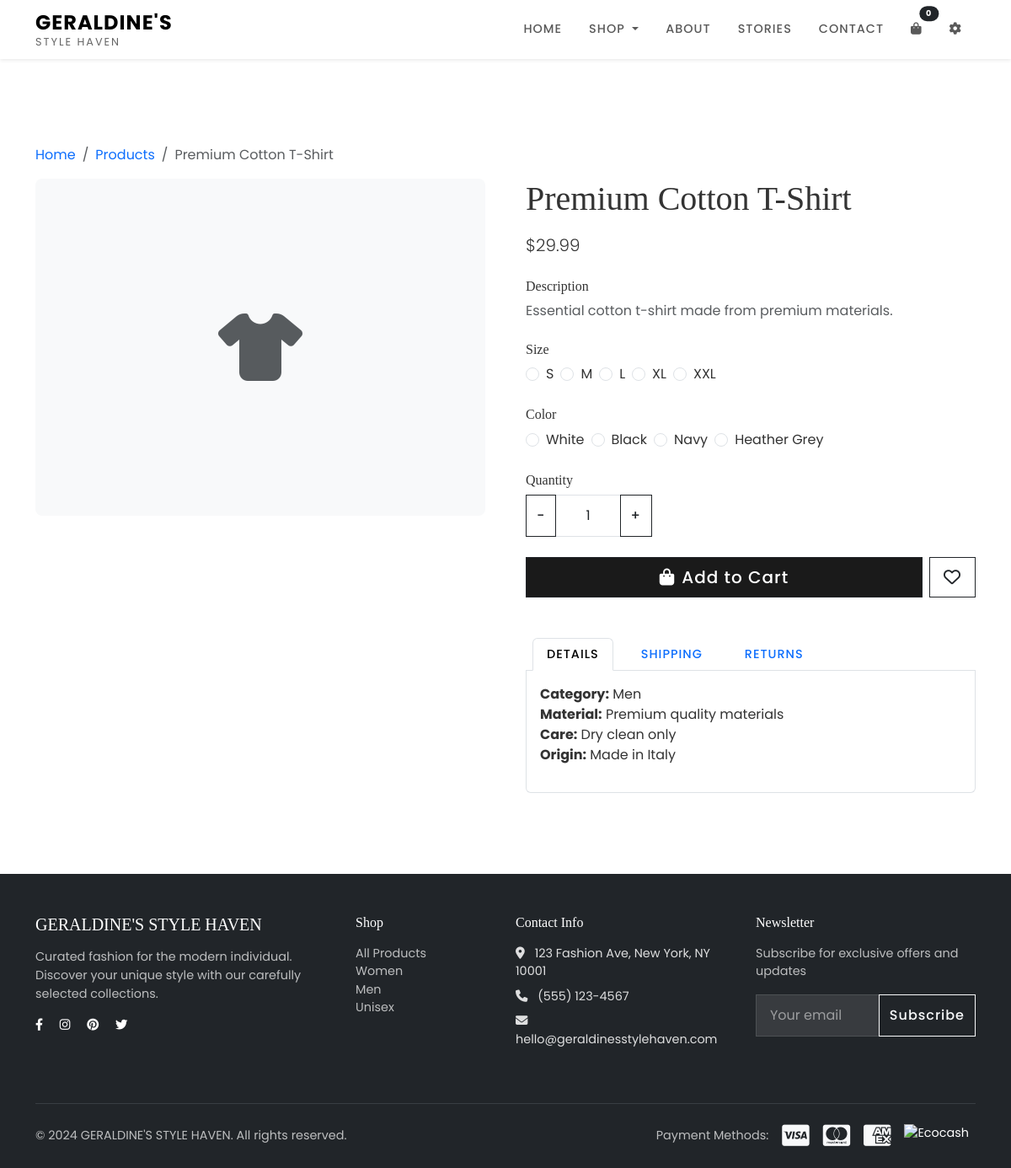
The app's page /product/2 with its own data.
### app.py (models this page shows)
class Product(db.Model):
    id = db.Column(db.Integer, primary_key=True)
    name = db.Column(db.String(100), nullable=False)
    price = db.Column(db.Float, nullable=False)
    description = db.Column(db.Text, nullable=False)
    category = db.Column(db.String(50), nullable=False)
    image = db.Column(db.String(200))
    sizes = db.Column(db.String(200))
    colors = db.Column(db.String(200))
    quantity = db.Column(db.Integer, default=0)
    in_stock = db.Column(db.Boolean, default=True)
    created_at = db.Column(db.DateTime, default=datetime.utcnow)
    def get_sizes_list(self):
        return self.sizes.split(',') if self.sizes else []
    def get_colors_list(self):
        return self.colors.split(',') if self.colors else []

### app.py (the view)
@app.route('/product/<int:product_id>')
def product_detail(product_id):
    product = Product.query.get_or_404(product_id)
    return render_template('product-detail.html', product=product)

### templates/product-detail.html (shortened to what this page needs)
{% extends "base.html" %}
{% block content %}
<section class="py-5 mt-5">
    <div class="container">
        <nav aria-label="breadcrumb">
            <ol class="breadcrumb">
                <li class="breadcrumb-item"><a href="{{ url_for('index') }}" class="text-decoration-none">Home</a></li>
                <li class="breadcrumb-item"><a href="{{ url_for('products') }}" class="text-decoration-none">Products</a></li>
                <li class="breadcrumb-item active" aria-current="page">{{ product.name }}</li>
            </ol>
        </nav>
        <div class="row g-5">
            <div class="col-md-6">
                <div class="position-relative">
                </div>
            </div>
            <div class="col-md-6">
                <h1 class="display-6 mb-3">{{ product.name }}</h1>
                <p class="lead mb-4">${{ "%.2f"|format(product.price) }}</p>
                <div class="mb-4">
                    <h6 class="mb-2">Description</h6>
                    <p class="text-muted">{{ product.description }}</p>
                </div>
                <div class="mb-4">
                    <h6 class="mb-2">Size</h6>
                    <div class="d-flex flex-wrap gap-2">
                        {% for size in product.get_sizes_list() %}
                        <div class="form-check">
                            <input class="form-check-input" type="radio" name="size" id="size{{ size }}" value="{{ size }}">
                            <label class="form-check-label" for="size{{ size }}">
                                {{ size }}
                            </label>
                        </div>
                        {% endfor %}
                    </div>
                </div>
                {% if product.get_colors_list() %}
                <div class="mb-4">
                    <h6 class="mb-2">Color</h6>
                    <div class="d-flex flex-wrap gap-2">
                        {% for color in product.get_colors_list() %}
                        <div class="form-check">
                            <input class="form-check-input" type="radio" name="color" id="color{{ color }}" value="{{ color }}">
                            <label class="form-check-label" for="color{{ color }}">
                                {{ color }}
                            </label>
                        </div>
                        {% endfor %}
                    </div>
                </div>
                {% endif %}
                <div class="mb-4">
                    <h6 class="mb-2">Quantity</h6>
                    <div class="input-group" style="width: 150px;">
                        <button class="btn btn-outline-dark" type="button" onclick="decrementQuantity()">-</button>
                        <input type="number" class="form-control text-center" id="quantity" value="1" min="1" max="10">
                        <button class="btn btn-outline-dark" type="button" onclick="incrementQuantity()">+</button>
                    </div>
                </div>
                {% if product.in_stock %}
                <div class="d-grid gap-2 d-md-flex">
                    <button class="btn btn-dark btn-lg flex-grow-1" onclick="addToCart()">
                        <i class="fas fa-shopping-bag me-2"></i>Add to Cart
                    </button>
                    <button class="btn btn-outline-dark btn-lg">
                        <i class="far fa-heart"></i>
                    </button>
                </div>
                {% else %}
                <div class="alert alert-danger">
                    <i class="fas fa-times-circle me-2"></i>This product is currently <strong>out of stock</strong>. Please check back later.
                </div>
                {% endif %}
                <div class="mt-5">
                    <ul class="nav nav-tabs" id="productTab" role="tablist">
                        <li class="nav-item" role="presentation">
                            <button class="nav-link active" id="details-tab" data-bs-toggle="tab" data-bs-target="#details" type="button" role="tab">Details</button>
                        </li>
                        <li class="nav-item" role="presentation">
                            <button class="nav-link" id="shipping-tab" data-bs-toggle="tab" data-bs-target="#shipping" type="button" role="tab">Shipping</button>
                        </li>
                        <li class="nav-item" role="presentation">
                            <button class="nav-link" id="returns-tab" data-bs-toggle="tab" data-bs-target="#returns" type="button" role="tab">Returns</button>
                        </li>
                    </ul>
                    <div class="tab-content p-3 border border-top-0 rounded-bottom" id="productTabContent">
                        <div class="tab-pane fade show active" id="details" role="tabpanel">
                            <ul class="list-unstyled">
                                <li><strong>Category:</strong> {{ product.category }}</li>
                                <li><strong>Material:</strong> Premium quality materials</li>
                                <li><strong>Care:</strong> Dry clean only</li>
                                <li><strong>Origin:</strong> Made in Italy</li>
                            </ul>
                        </div>
                    </div>
                </div>
            </div>
        </div>
    </div>
</section>
{% endblock %}

### static/css/style.css (style rules this page uses)
:root { --primary-color: #1a1a1a; --secondary-color: #f8f9fa; --accent-color: #c7a17a; --text-color: #333; --light-text: #666; }
body { font-family: 'Poppins', sans-serif; color: var(--text-color); padding-top: 76px; }
h1, h2, h3, h4, h5, h6 { font-family: 'Playfair Display', serif; }
.nav-link { font-weight: 500; text-transform: uppercase; font-size: 0.9rem; letter-spacing: 1px; margin: 0 0.5rem; }
.btn { border-radius: 0; font-weight: 500; letter-spacing: 1px; transition: all 0.3s ease; }
.btn-dark { background-color: var(--primary-color); }
.form-control { border-radius: 0; border: 1px solid #dee2e6; padding: 0.75rem 1rem; }
.input-group input[type="number"] { -moz-appearance: textfield; }

### records on screen
Product: name "Premium Cotton T-Shirt", price "29.99", description "Essential cotton t-shirt made from premium materials.", category "Men"

### other values on screen
{{ size }} "S" "M" "L" "XL" "XXL"
{{ color }} "White" "Black" "Navy" "Heather Grey"
